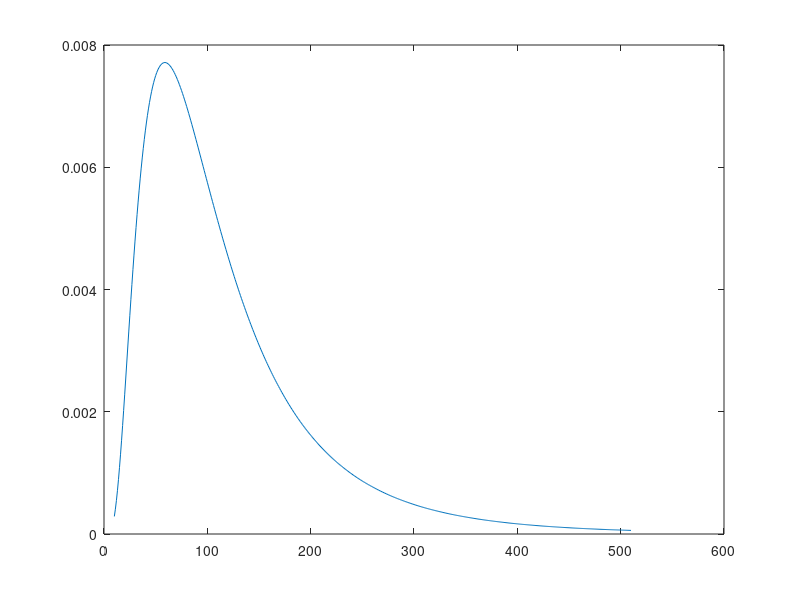

MATLAB code for this plot:
med = 95;
mean = med * 1.27;
mu = log(med);
s = sqrt((log(mean)-mu)*2);

dist = makedist('Lognormal','mu',mu,'sigma',s)

x = (10:510)';
y = pdf(dist,x);

plot(x,y)

lo = cdf(dist, 87)
hi = cdf(dist, 150) - lo
